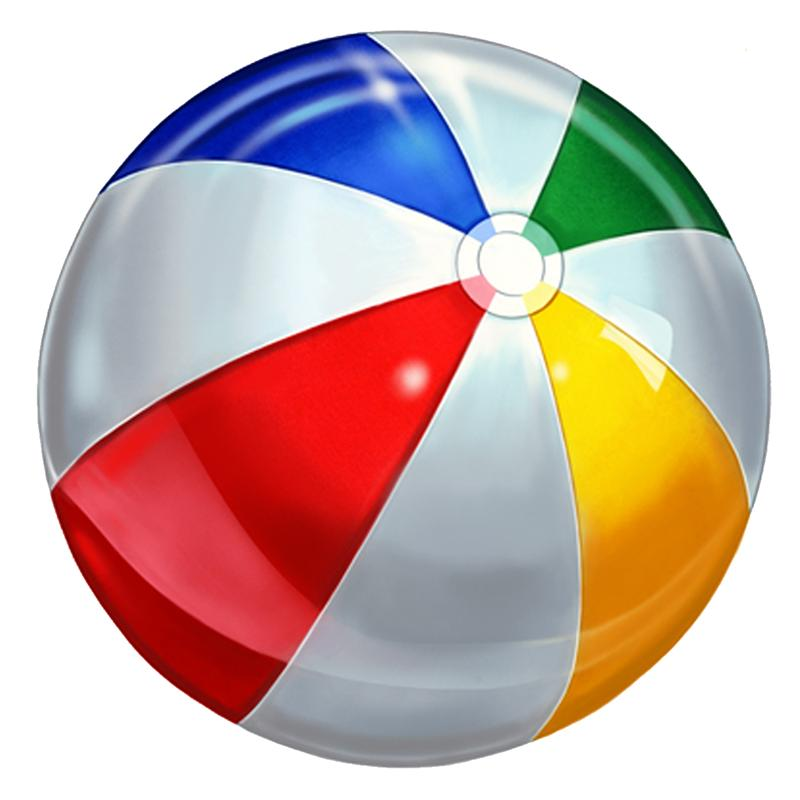
%> input picture Exercise 2/Pics and Videos/Initial/ball.jpg, 800 x 800 px
$ octave er8_final.m   (GNU Octave 9; MATLAB toolbox functions it lacks are replaced by stand-ins)
%> lines starting %> are read from the running program, lines starting %| are printed output that depends on the picture; in (x1, y1, x2, y2) boxes, pixels count from 0 and x2, y2 are one past the last pixel; in counts of white or black regions, pixels touching at a corner belong together; the program's own positions count from 1
clc; clear; close all;


ball = im2double(imread('ball.jpg'));
ball_mask = im2double(rgb2gray(imread('ball_mask.jpg')));
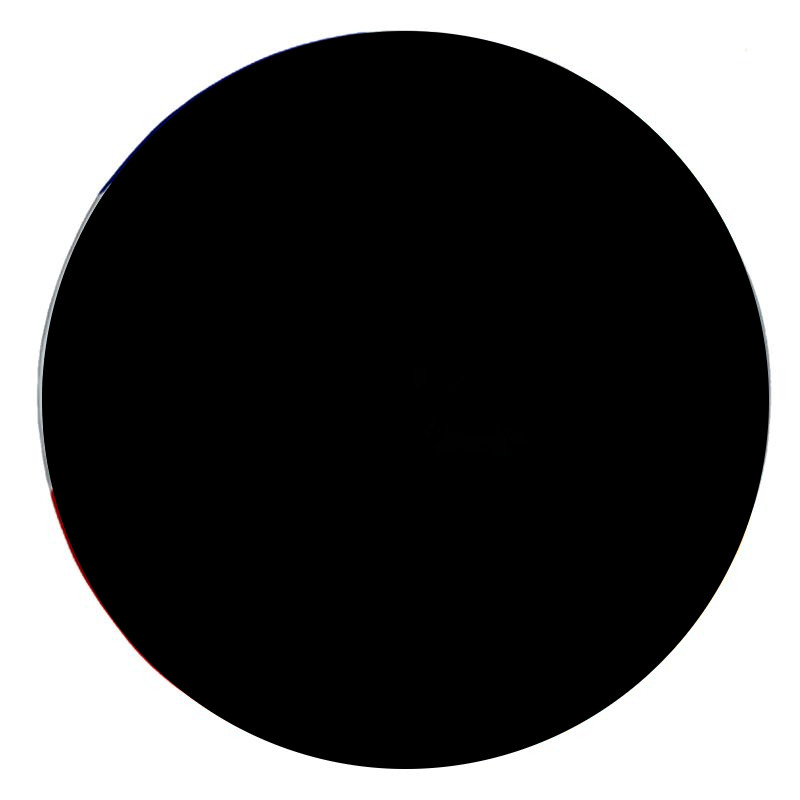
%> input picture Exercise 2/Pics and Videos/Initial/ball_mask.jpg, 800 x 800 px
%> ball_mask: size 800x800 double; min 0, max 1, mean 0.339
beach = im2double(imread('beach.jpg'));
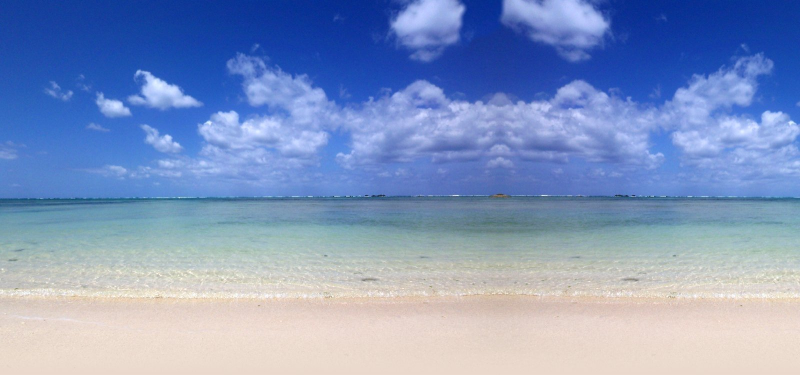
%> input picture Exercise 2/Pics and Videos/Initial/beach.jpg, 1600 x 749 px (shown at 1/2 size)


ball_mask = ~ball_mask;
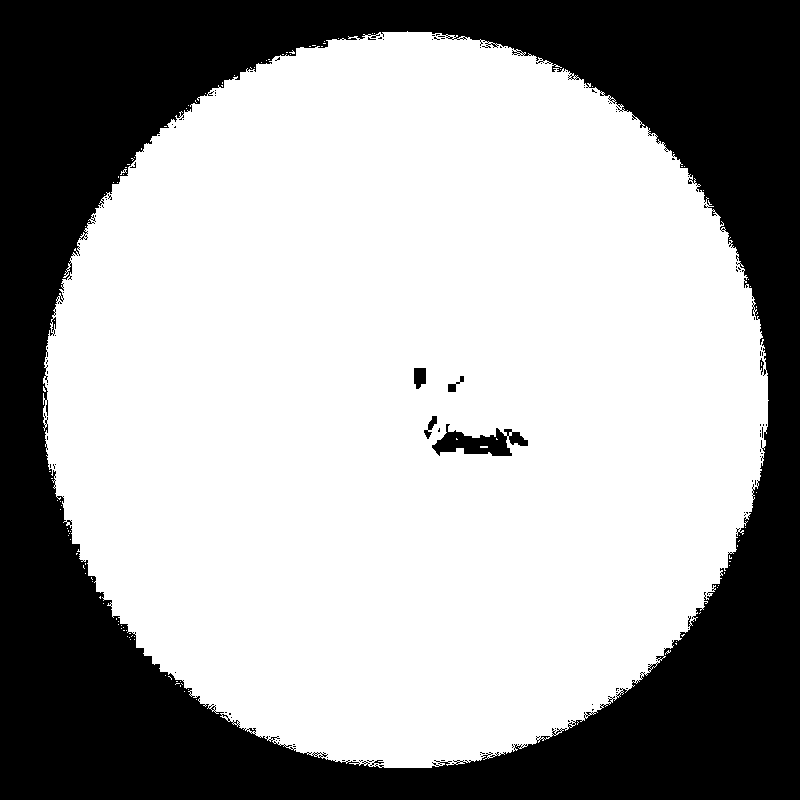
%> ball_mask: size 800x800 logical; 64.5% white; 114 black regions (107 under 20 px), largest, box (x1, y1, x2, y2) and area: (0, 0, 800, 800) 224867, (432, 424, 528, 456) 1547, (414, 368, 426, 389) 214

% === Parameters ===
fps = 30;
duration = 10;
total_frames = fps * duration;
initial_ball_size = 150;
min_ball_size = 50;
pad = 50;
start_x = 100;
end_x = 600;
start_y = 400;
end_y = 200;
rotation_speed = 90 / fps;


beach = imresize(beach, [600, 1080]);
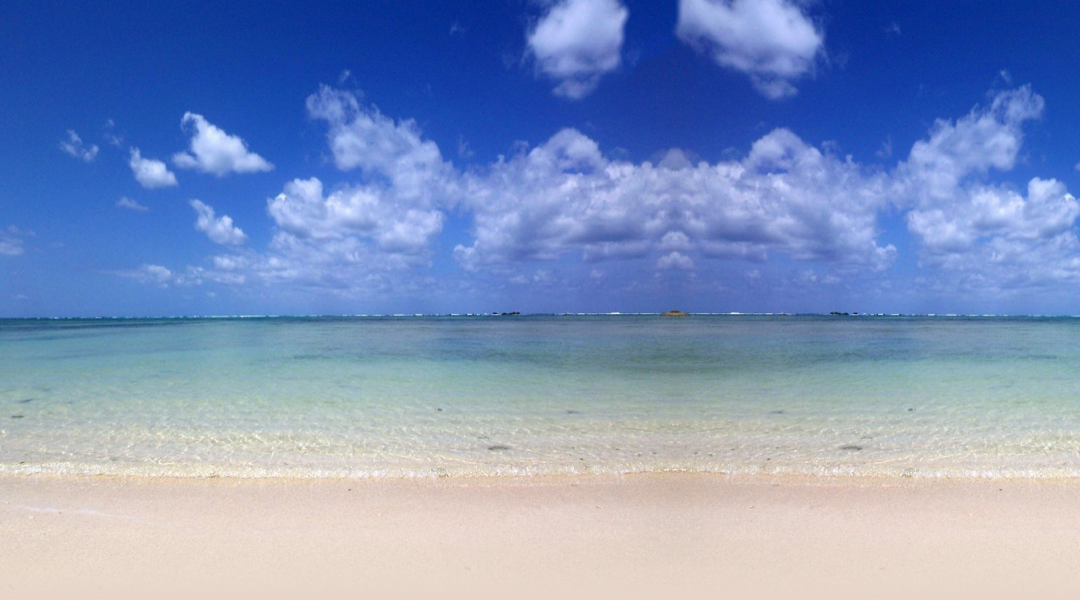
%> beach: size 600x1080x3 double; mean R, G, B 0.512, 0.592, 0.755; drawn with min black and max white


outputVideo = VideoWriter('ball_into_distance.avi');
outputVideo.FrameRate = fps;
open(outputVideo);


for frame = 1:total_frames
    % Copy the background frame
    current_frame = beach;

    % Calculate ball size
    ball_size = initial_ball_size - ...
                (initial_ball_size - min_ball_size) * (frame / total_frames);

    % Resize ball and mask for current frame
    resized_ball = imresize(ball, [ball_size ball_size]);
    resized_mask = imresize(ball_mask, [ball_size ball_size]);

    % Add padding
    padded_ball = padarray(resized_ball, [pad pad 0], 0, 'both');
    padded_mask = padarray(resized_mask, [pad pad], 0, 'both');

    % Calculate position
    x = start_x + (end_x - start_x) * (frame / total_frames);
    y = start_y + (end_y - start_y) * (frame / total_frames);

    % Ball rotation
    angle = -(frame * rotation_speed);
    rotated_ball = imrotate(padded_ball, angle, 'bilinear', 'crop');
    rotated_mask = imrotate(padded_mask, angle, 'bilinear', 'crop');

    % Ball position
    x_pos = round(x - size(rotated_ball, 2) / 2);
    y_pos = round(y - size(rotated_ball, 1) / 2);

    % Ensure ball stays within scene bounds
    x_pos = max(1, min(size(beach, 2) - size(rotated_ball, 2), x_pos));
    y_pos = max(1, min(size(beach, 1) - size(rotated_ball, 1), y_pos));

    % Region of Interest
    roi = current_frame(y_pos:y_pos+size(rotated_ball,1)-1, ...
                        x_pos:x_pos+size(rotated_ball,2)-1, :);

    % Blend ball with the scene using mask
    for c = 1:3
        roi(:,:,c) = rotated_ball(:,:,c) .* rotated_mask + ...
                     roi(:,:,c) .* (1 - rotated_mask);
    end

    % Place the ROI back into the frame
    current_frame(y_pos:y_pos+size(rotated_ball,1)-1, ...
                  x_pos:x_pos+size(rotated_ball,2)-1, :) = roi;


    writeVideo(outputVideo, im2uint8(current_frame));
end
%> this loop made 300 passes
%> pass 1, `padded_ball = padarray(resized_ball, [pad pad 0], 0, 'both');`:
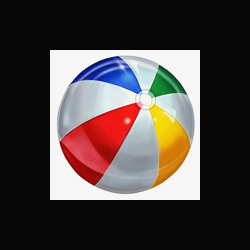
%> padded_ball: size 250x250x3 double; mean R, G, B 0.285, 0.25, 0.241; drawn with min black and max white
%> pass 1, `padded_mask = padarray(resized_mask, [pad pad], 0, 'both');`:
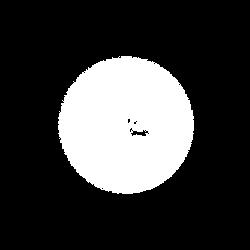
%> padded_mask: size 250x250 logical; 23.2% white; 1 white region, box (x1, y1, x2, y2) and area: (58, 56, 194, 194) 14500
%> after the loop:
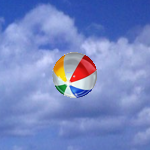
%> roi: size 150x150x3 double; mean R, G, B 0.451, 0.526, 0.774; drawn with min black and max white


close(outputVideo);
disp('Ball moving into the distance video created successfully!');
